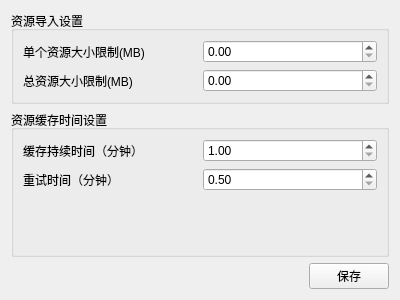
<?xml version="1.0" encoding="UTF-8"?>
<ui version="4.0">
 <class>OptionWidget_Asset</class>
 <widget class="QWidget" name="OptionWidget_Asset">
  <property name="geometry">
   <rect>
    <x>0</x>
    <y>0</y>
    <width>400</width>
    <height>300</height>
   </rect>
  </property>
  <property name="windowTitle">
   <string>Form</string>
  </property>
  <layout class="QVBoxLayout" name="verticalLayout_2" stretch="0,1,0">
   <item>
    <widget class="QGroupBox" name="groupBox_2">
     <property name="title">
      <string>资源导入设置</string>
     </property>
     <layout class="QGridLayout" name="gridLayout_2">
      <item row="1" column="0">
       <widget class="QLabel" name="label_4">
        <property name="text">
         <string>总资源大小限制(MB)</string>
        </property>
       </widget>
      </item>
      <item row="0" column="1">
       <widget class="QDoubleSpinBox" name="spinb_singleLim">
        <property name="maximum">
         <double>9999.000000000000000</double>
        </property>
       </widget>
      </item>
      <item row="0" column="0">
       <widget class="QLabel" name="label_3">
        <property name="text">
         <string>单个资源大小限制(MB)</string>
        </property>
       </widget>
      </item>
      <item row="1" column="1">
       <widget class="QDoubleSpinBox" name="spinb_totalLim">
        <property name="maximum">
         <double>999999.000000000000000</double>
        </property>
       </widget>
      </item>
     </layout>
    </widget>
   </item>
   <item>
    <layout class="QVBoxLayout" name="verticalLayout">
     <item>
      <widget class="QGroupBox" name="groupBox">
       <property name="title">
        <string>资源缓存时间设置</string>
       </property>
       <layout class="QVBoxLayout" name="verticalLayout_4">
        <item>
         <layout class="QHBoxLayout" name="horizontalLayout_2" stretch="0,0">
          <item>
           <widget class="QLabel" name="label">
            <property name="text">
             <string>缓存持续时间（分钟）</string>
            </property>
           </widget>
          </item>
          <item>
           <widget class="QDoubleSpinBox" name="spinb_timeout">
            <property name="minimum">
             <double>1.000000000000000</double>
            </property>
            <property name="maximum">
             <double>120.000000000000000</double>
            </property>
           </widget>
          </item>
         </layout>
        </item>
        <item>
         <layout class="QHBoxLayout" name="horizontalLayout_3">
          <item>
           <widget class="QLabel" name="label_2">
            <property name="text">
             <string>重试时间（分钟）</string>
            </property>
           </widget>
          </item>
          <item>
           <widget class="QDoubleSpinBox" name="spinb_retry">
            <property name="minimum">
             <double>0.500000000000000</double>
            </property>
            <property name="maximum">
             <double>30.000000000000000</double>
            </property>
           </widget>
          </item>
         </layout>
        </item>
        <item>
         <spacer name="verticalSpacer">
          <property name="orientation">
           <enum>Qt::Vertical</enum>
          </property>
          <property name="sizeHint" stdset="0">
           <size>
            <width>20</width>
            <height>40</height>
           </size>
          </property>
         </spacer>
        </item>
       </layout>
      </widget>
     </item>
    </layout>
   </item>
   <item>
    <layout class="QHBoxLayout" name="horizontalLayout">
     <item>
      <spacer name="horizontalSpacer">
       <property name="orientation">
        <enum>Qt::Horizontal</enum>
       </property>
       <property name="sizeHint" stdset="0">
        <size>
         <width>40</width>
         <height>20</height>
        </size>
       </property>
      </spacer>
     </item>
     <item>
      <widget class="QPushButton" name="bt_save">
       <property name="text">
        <string>保存</string>
       </property>
      </widget>
     </item>
    </layout>
   </item>
  </layout>
 </widget>
 <resources/>
 <connections/>
</ui>
